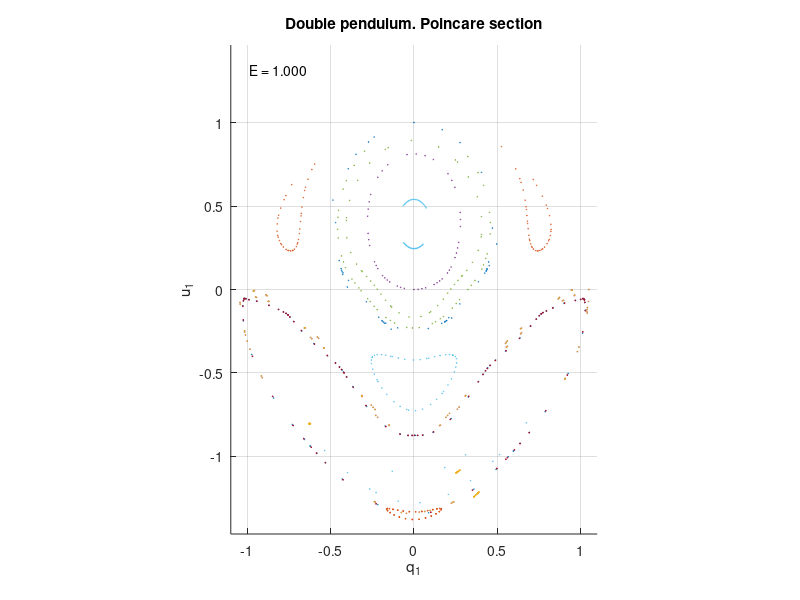

MATLAB code to generate this figure:
# Double pendulum. Poincare section

% --- Time span

t_step = 0.02;
t_max = 2*192.0;

N_max = floor(t_max/t_step) + 1;

function xdot = dpendulum(x, t)
  c12 = cos(x(1) - x(2));
  s12 = sin(x(1) - x(2));
  detM = 2 - c12^2;
  xdot(1) = x(3);
  xdot(2) = x(4);
  xdot(3) = (sin(x(2))*c12 - 2*sin(x(1)) - s12*(x(4)^2 + c12*x(3)^2)) / detM;
  xdot(4) = (2*sin(x(1))*c12 - 2*sin(x(2)) + s12*(2*x(3)^2 + c12*x(4)^2)) / detM;
endfunction

function e = energy(x)
  e = x(3)^2 + 0.5*x(4)^2 + x(3)*x(4)*cos(x(1) - x(2)) + 3 - 2*cos(x(1)) - cos(x(2));
endfunction

function result = find_section_data(x, t)
  N_span = 3;
  result = [];
  for k = [1:length(t)]
    if (k == 1) continue endif
    if (x(k, 2)*x(k - 1, 2) > 0) continue endif
    if (x(k - 1, 4) < 0) continue endif

##    printf("~~> k = %d, t = %f \n", k, t(k - 1));
##    printf("~~> x(k - 1) = %f, %f, %f, %f \n", x(k - 1, 1), x(k - 1, 2), x(k - 1, 3), x(k - 1, 4));
##    printf("~~> x(k) = %f, %f, %f, %f \n", x(k, 1), x(k, 2), x(k, 3), x(k, 4));

    pt_start = max(1, k - N_span);
    pt_end = min(pt_start + 2*N_span + 1, length(t));
    sp_approx = spline(t(pt_start:pt_end), x(pt_start:pt_end, 2));
    fn = @(s) ppval(sp_approx, s);

##    printf("~~> fn(t(k - 1)) = %f, fn(t(k)) = %f \n", fn(t(k - 1)), fn(t(k)));

    t_zero = fzero(fn, [t(k - 1), t(k)]);
    x_zero = [];
    for idx = [1:4]
      x_zero(idx) = spline(t(pt_start:pt_end), x(pt_start:pt_end, idx), t_zero);
    endfor

##    printf("**> t_zero = %f \n", t_zero);
##    printf("**> x_zero = %f, %f, %f, %f \n", x_zero(1), x_zero(2), x_zero(3), x_zero(4));
##
##    printf("\n");

    result = [result; x_zero];
  endfor
##  result
endfunction

function hf = plot_section(x0_preset, e0, t_max, N_max)
  q_max = acos((2 - e0)/2) + 0.05;
  p_max = sqrt(2*e0) + 0.05;

  hf = figure();
  hold on
  axis equal;
  axis([-q_max, q_max, -p_max, p_max]);
  grid on;
  title "Double pendulum. Poincare section"
  xlabel "\q_1"
  ylabel "\u_1"

  for m = [1:length(x0_preset)]
    x0 = x0_preset(m, :)';
    x = lsode("dpendulum", x0, (t = linspace(0, t_max, N_max)'));
    printf("%s :: %d/%d :: integration complete - x0: [%f, %f, %f, %f] \n", ctime(time()), m, length(x0_preset), x0);
    result = find_section_data(x, t);
    printf("%s :: %d/%d :: section complete - %d points\n", ctime(time()), m, length(x0_preset), length(result));

    scatter(result(:, 1), result(:, 3), 0.3);
  endfor
  printf("%s :: process complete - %d samples\n", ctime(time()), m);

  glim = axis();
  text(
    glim(1) + 0.05*(glim(2) - glim(1)),
    glim(4) - 0.05*(glim(4) - glim(3)),
    sprintf("E = %4.3f", e0)
  );
endfunction

% --- Main procedure

e0 = 1.0;

x0_preset = [];
q01_max = acos((2 - e0)/2);
q02_max = acos(1 - e0);

N_steps = 6;

for q02 = [-q02_max:pi/N_steps:q02_max];
  x0_preset = [x0_preset; [acos((3 - e0 - cos(q02))/2), q02, 0, 0]];
endfor

for q01 = [0:pi/N_steps:q01_max];
  x0_preset = [x0_preset; [q01, 0, sqrt(e0 - 2 + 2*cos(q01)), 0]];
endfor

for q02 = [0:pi/N_steps:q02_max];
  x0_preset = [x0_preset; [0, q02, 0, sqrt(2*(e0 - 1 + cos(q02)))]];
endfor

clc;
printf("%s :: Poincare section. Processing %d samples... \n", ctime(time()), length(x0_preset));

for m = [1:length(x0_preset)]
  EPSILON = 1e-6;
  x0 = x0_preset(m, :)';
  if (abs(energy(x0) - e0) > EPSILON)
    printf("**> warning: energy(x0) != e0, %f \n", energy(x0));
  endif
endfor

hf = plot_section(x0_preset, e0, t_max, N_max);
# print(hf, "u-section-01.jpg", "-S1200,1600");

